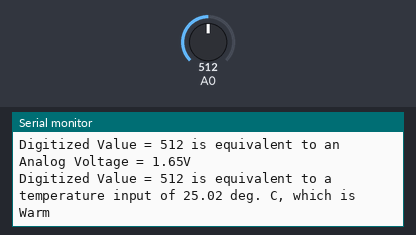
Bench run of a program on a simulated ESP8266 (Wemos D1 mini). Shown: the last lines printed to the serial monitor. Inputs (shaded band) come from the test bench; at power-on: A0 = 512.

Above: at 2.8 s.
2.9 s: A0 set to 716
At 4.9 s:
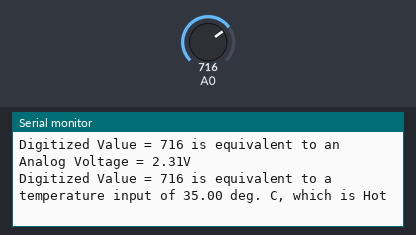
7.5 s: A0 set to 900
At 8.5 s:
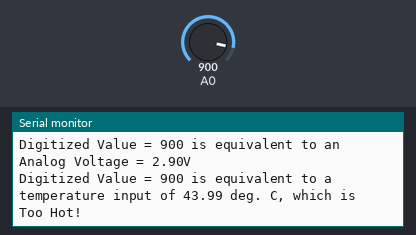
11.5 s: A0 set to 511
At 13.4 s:
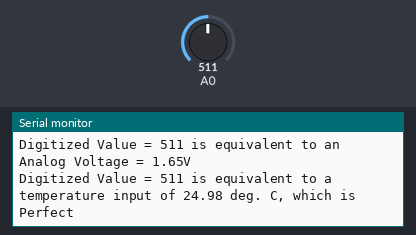
15.5 s: A0 set to 306
At 17.1 s:
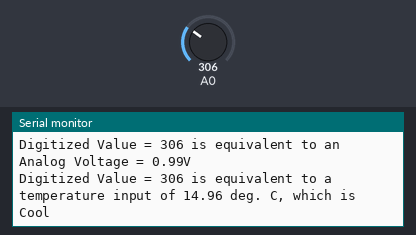
19.5 s: A0 set to 122
At 20.7 s:
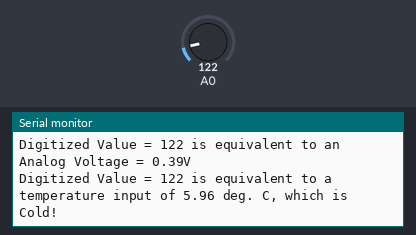
Timing chart, 0 to 22.5 s (numbered marks = the images above; inputs shaded):
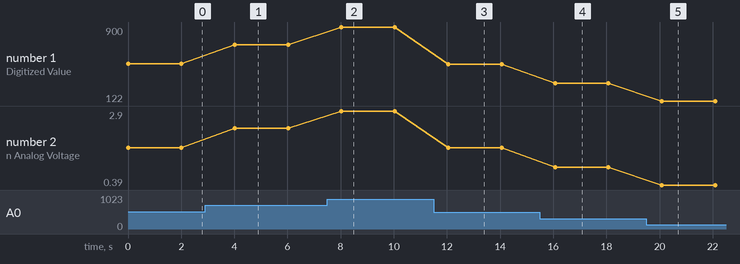

Measured:
- after the input at 2.9 s, the serial monitor: prints a new line after 1.1 s (image 1)
- after the input at 7.5 s, the serial monitor: prints a new line after 0.53 s (image 2)
- after the input at 11.5 s, the serial monitor: prints a new line after 0.55 s (image 3)
- after the input at 15.5 s, the serial monitor: prints a new line after 0.57 s (image 4)
- after the input at 19.5 s, the serial monitor: prints a new line after 0.58 s (image 5)
- plotted number 1: 512 → 716 after the input at 2.9 s, 716 → 900 after the input at 7.5 s, 900 → 511 after the input at 11.5 s, 511 → 306 after the input at 15.5 s, 306 → 122 after the input at 19.5 s
- plotted number 2: 1.65 → 2.31 after the input at 2.9 s, 2.31 → 2.9 after the input at 7.5 s, 2.9 → 1.65 after the input at 11.5 s, 1.65 → 0.99 after the input at 15.5 s, 0.99 → 0.39 after the input at 19.5 s

The program:

main.cpp
```cpp
// I Petar Kirkov, 000800914 certify that this material is my original work. No other person's work has been used without due acknowledgement. I have not made my work available to anyone else.

#include <Arduino.h>

// Calculates physical units from a digitized value
float calculatePhysicalValue(float x, float fromLow, float fromHigh, float toLow, float toHigh)
{
  return (x - fromLow) * (toHigh - toLow) / (fromHigh - fromLow) + toLow;
}


void setup() {
  // configure the USB serial monitor
  Serial.begin(115200);
}

void loop() {
  int iVal;
  float temp;
  String judgement;

  // read digitized value from the D1 Mini's A/D convertor
  iVal = analogRead(A0);

  // print value to the USB port
  Serial.println("Digitized Value = " + String(iVal) + " is equivalent to an Analog Voltage = " + String(calculatePhysicalValue(iVal, 0, 1023, 0, 3.3)) + "V");


  // call function to calculate temperature reading
  temp = calculatePhysicalValue(iVal, 0, 1023, 0, 50);

  // if statement that changes judgement based on temperature reading
  if (temp < 10)
    judgement = "Cold!";
  else if (temp >= 10 && temp <= 15)
    judgement = "Cool";
  else if (temp >= 15 && temp <= 25)
    judgement = "Perfect";
  else if (temp >= 25 && temp <= 30)
    judgement = "Warm";
  else if (temp >= 30 && temp <= 35)
    judgement = "Hot";
  else
    judgement = "Too Hot!";

  // print temperature value to the USB port
  Serial.println("Digitized Value = " + String(iVal) + " is equivalent to a temperature input of " + String(temp) + " deg. C, which is " + judgement);

  // wait 2 seconds (2000 ms)
  delay(2000);

} 
```
